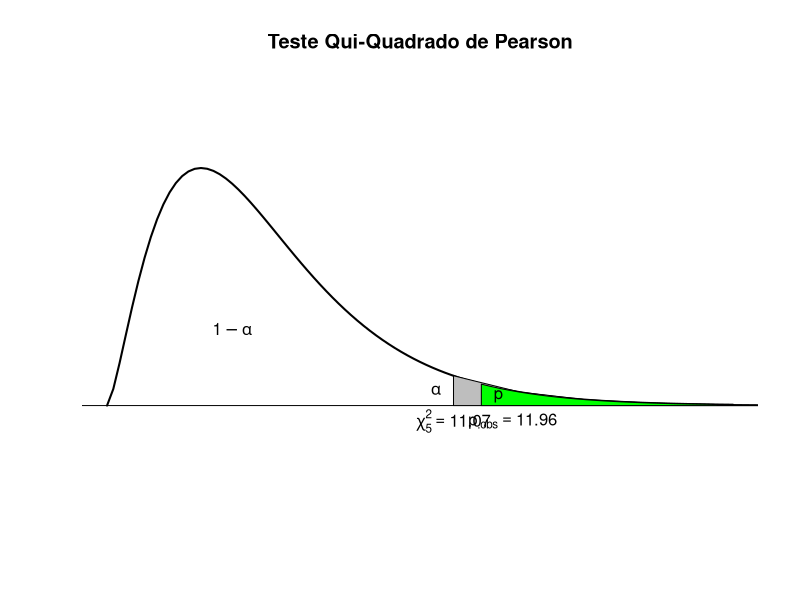
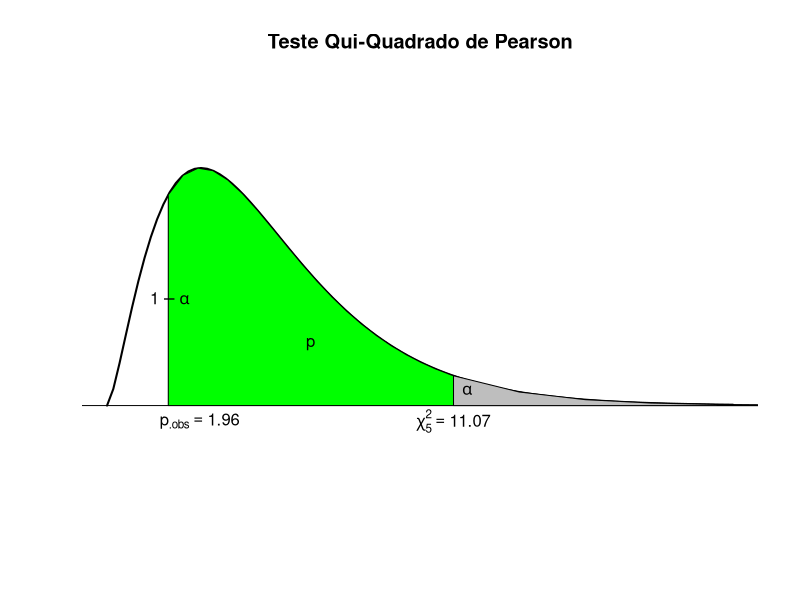

R code for these plots, in order:
#exer1 new method

if(!require("combinat")){ 
  install.packages("combinat")
  library(combinat)
}

# criando o dataset
clas1=c(5,0,18);clas2=c(4,1,56);clas3=c(3,2,110)
clas4=c(2,3,88);clas5=c(1,4,40);clas6=c(0,5,8)

data = data.frame(clas1,clas2,clas3,clas4,clas5,clas6,c(0,0,sum(clas1[3],clas2[3],clas3[3],clas4[3],clas5[3],clas6[3])))
names(data)=c("clas1","clas2","clas3","clas4","clas5","clas6","total")
row.names(data)=c("m","h","nfami")
attach(data)
data

#frequencias observadas
fob=data[3,1:6]
fob

#frequencias experadas
aux=0:5
prob=dbinom(aux,5,0.5)
prob
fexp=prob*320
fexp


totalh=sum(data[3,1:6]*data[2,1:6]) # total de homens

totalm=sum(data[3,1:6]*data[1,1:6]) # total de mulheres

fh=totalh/(totalh+totalm) # porcentagem de homens 
fh


# teste qui-quadrado

n=320 # numero de familias

Ei=fexp # frequencias esperadas

Oi=fob # frequências Observadas

k=length(Oi) # quantidade de frequências esperadas

Q=sum(((Oi-Ei)^2)/Ei) # Estatística de teste

p_valor=pchisq(Q,k-1,lower=F) # calculando o p-valor
p_valor

a=0.05
qa=qchisq(1-a,k-1) # quantil teorico com alpha=0.05
qa


plot(c(0,20),c(-0.05,0.2), type="n",main="Teste Qui-Quadrado de Pearson", xlab='', ylab="", cex.lab=1.5,axes = F, frame.plot = F)
abline(h=0,lwd=1)
curve(dchisq(x,k-1),lwd=2,from=0,to=20,add=T)
#Descomente para desenhar a area do p-valor
As=seq(qa,30,len=10)
polygon(c(qa,As,20),c(0,dchisq(As,k-1),0),col="gray")
text(4,0.05,expression(1-alpha))
text(10.5,0.01,expression(alpha))
text(qa,-.01,bquote(chi[.(k-1)]^2 == .(round(qa,2))))
Bs=seq(Q,30,len=60)
polygon(c(Q,Bs,20),c(0,dchisq(Bs,k-1),0),col="green")

text(12.5,0.006,expression(p))
text(Q+1,-.01,bquote(p[.obs] == .(round(Q,2))))

# recalculando as frequencias experadas
aux2=0:5
prob2=dbinom(aux,5,fh)
prob2
fexp2=prob2*320
fexp2 # nova frequencia experada

# teste qui-quadrado 2

n=320 # numero de familias

Ei=fexp2 # frequencias esperadas

Oi=fob # frequências Observadas

k=length(Oi) # quantidade de frequências esperadas

Q=sum(((Oi-Ei)^2)/Ei) # Estatística de teste

p_valor=pchisq(Q,k-1,lower=F) # calculando o p-valor
p_valor

a=0.05
qa=qchisq(1-a,k-1) # quantil teorico com alpha=0.05
qa


plot(c(0,20),c(-0.05,0.2), type="n",main="Teste Qui-Quadrado de Pearson", xlab='', ylab="", cex.lab=1.5,axes = F, frame.plot = F)
abline(h=0,lwd=1)
curve(dchisq(x,k-1),lwd=2,from=0,to=20,add=T)
#Descomente para desenhar a area do p-valor
Bs=seq(Q,30,len=60)
polygon(c(Q,Bs,20),c(0,dchisq(Bs,k-1),0),col="green")
text(6.5,0.04,expression(p))
text(Q+1,-.01,bquote(p[.obs] == .(round(Q,2))))
As=seq(qa,30,len=10)
polygon(c(qa,As,20),c(0,dchisq(As,k-1),0),col="gray")
text(2,0.07,expression(1-alpha))
text(11.5,0.01,expression(alpha))
text(qa,-.01,bquote(chi[.(k-1)]^2 == .(round(qa,2))))
